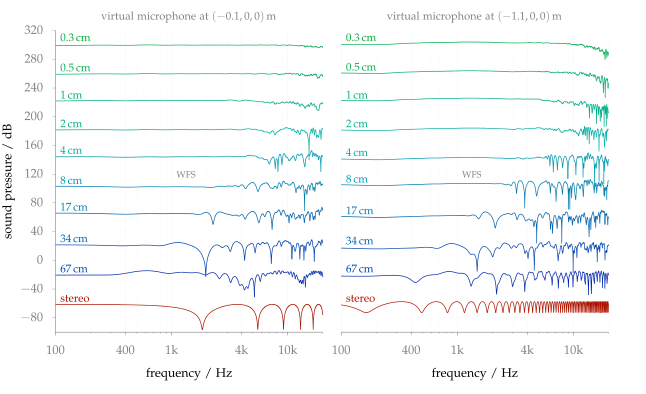

Generate this figure with gnuplot:
#!/usr/bin/gnuplot
#
# FIGURE 5.8: Amplitude spectra for the varying secondary source distribution
# conditions.  The spectra were simulated for the place of the left ear of the
# listener. The left graph shows the spectra for the central listening position,
# the right for the off-center position. The distance between the secondary
# sources is given for all WFS spectra. The spectra are shifted in absolute
# magnitude in order to meaningfully display them. Parameters:
# x_s = (0, 2.5,0) m, x_ref = (0, 0, 0) m, circular secondary source
# distribution with a diameter of 3 m.
#
# AUTHOR:   Hagen Wierstorf
# SOFTWARE: gnuplot 5.0 patchlevel 3

reset
set macros
set loadpath '../../gnuplot' 'data'

load 'latex.cfg'
load 'grid.cfg'
set grid xtics ytics mxtics
load 'blgrrd.pal'

set terminal epslatex size 16.4cm,10cm color colortext @small
set output 'fig5_08.tex';

unset key

set bmargin 4
set tmargin 2

set logscale x
set xrange [0.1:20]
set yrange [-100:320]
unset colorbox

db(x) = 20*log10(x)

set multiplot layout 1,2
load 'xyborder.cfg'
set xtics add ('$100$' 0.1,'$400$' 0.4,'$1$k' 1,'$4$k' 4,'$10$k' 10)
set xlabel 'frequency / Hz'
set ytics 40
set ylabel 'sound pressure / dB' offset 1,0
set lmargin 6
set rmargin 0
set label 1  '\ft virtual microphone at $(-0.1,0,0)$\,m' at 1.4,340 center tc ls 101
set label 2  '\ft \acs{WFS}'  at 1.1,120 left front tc ls 101
set label 3  '\ft $0.3$\,cm' at 0.11,310 left front tc ls 10
set label 4  '\ft $0.5$\,cm' at 0.11,268 left front tc ls 9
set label 5  '\ft $1$\,cm'   at 0.11,230 left front tc ls 8
set label 6  '\ft $2$\,cm'   at 0.11,190 left front tc ls 7
set label 7  '\ft $4$\,cm'   at 0.11,153 left front tc ls 6
set label 8  '\ft $8$\,cm'   at 0.11,111  left front tc ls 5
set label 9  '\ft $17$\,cm'  at 0.11,74  left front tc ls 4
set label 10 '\ft $34$\,cm'  at 0.11,30   left front tc ls 3
set label 11 '\ft $67$\,cm'  at 0.11,-12 left front tc ls 2
set label 12 '\ft stereo'    at 0.11,-53 left front tc ls 23
plot for [ii=3:11] 'coloration_wfs_freq_response_center.txt' u ($1/1000):(db(column(ii))+10+(ii-2)*40) w l ls ii-2,\
                   ''                                        u ($1/1000):(db($2)+5) w l ls 23

load 'xborder.cfg'
unset ylabel
set lmargin 2
set rmargin 4
set label 1  '\ft virtual microphone at $(-1.1,0,0)$\,m'
set label 3  at 0.11,310
set label 4  at 0.11,269
set label 5  at 0.11,230
set label 6  at 0.11,190
set label 7  at 0.11,150
set label 8  at 0.11,113
set label 9  at 0.11,69
set label 10 at 0.11,27
set label 11 at 0.11,-12
set label 12 at 0.11,-53
plot for [ii=3:11] 'coloration_wfs_freq_response_off-center.txt' u ($1/1000):(db(column(ii))+10+(ii-2)*40) w l ls ii-2,\
                   ''                                            u ($1/1000):(db($2)+10) w l ls 23
unset multiplot

call 'plot.plt' 'fig5_08'

# vim: set textwidth=200:
